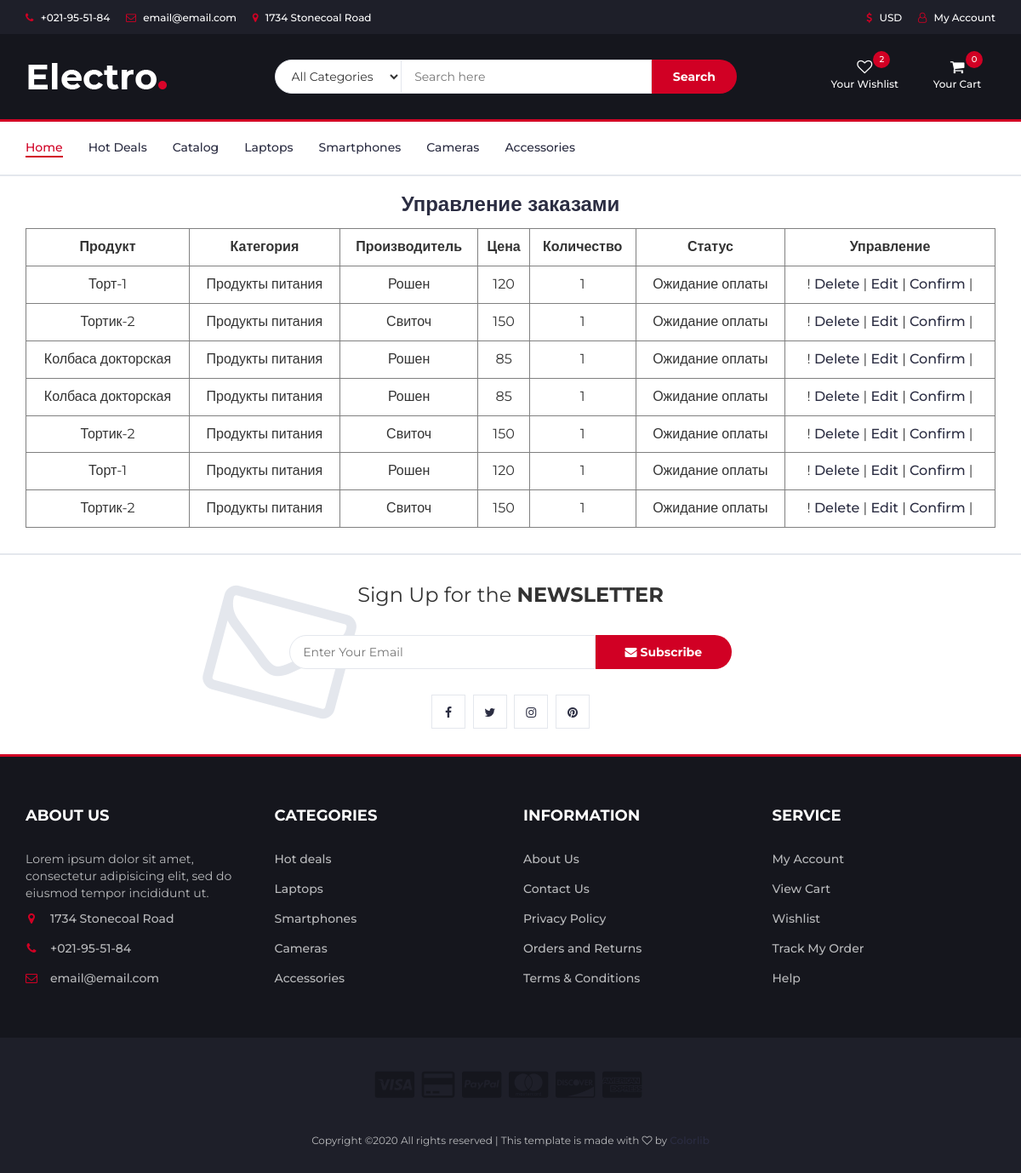
The app's page /basket/ (signed in), older data.
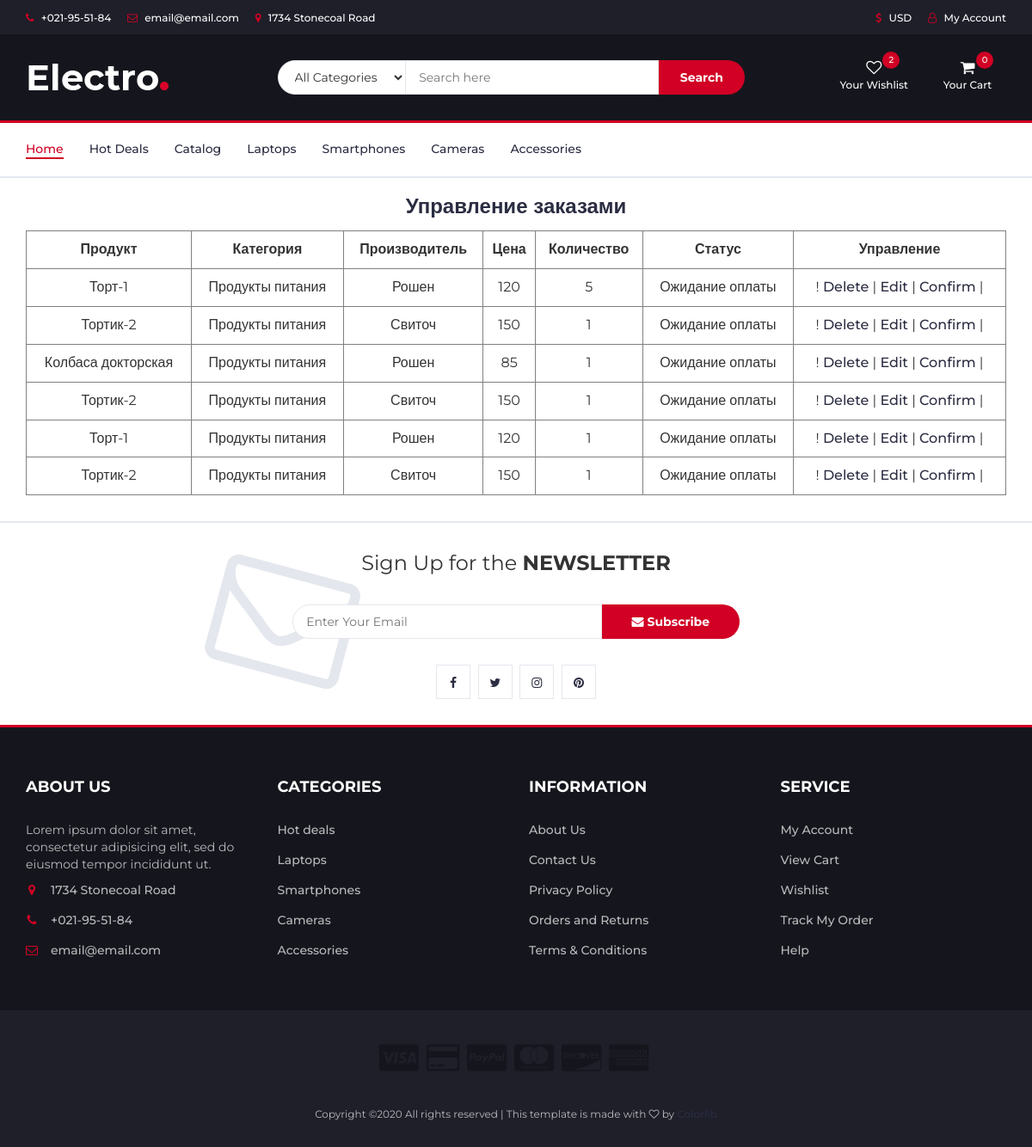
The same page, newer data.
### basket/models.py (models this page shows)
class Order(models.Model):
    count = models.PositiveIntegerField()
    status = models.ForeignKey(Status, on_delete=models.CASCADE)
    product = models.ForeignKey(Product, on_delete=models.CASCADE)
    user = models.ForeignKey(User, on_delete=models.CASCADE)

class Status(models.Model):
    name = models.CharField(max_length=255)

### catalog/models.py (models this page shows)
class Product(models.Model):
    name = models.CharField(max_length=255)
    price = models.PositiveIntegerField()
    count = models.PositiveIntegerField()
    description = models.TextField(max_length=512)
    photo = models.FileField(upload_to='goods_photo/')
    producer = models.ForeignKey(Producer, on_delete=models.CASCADE)
    category = models.ForeignKey(Category, on_delete=models.CASCADE)

class Category(models.Model):
    name = models.CharField(max_length=255)

class Producer(models.Model):
    name = models.CharField(max_length=255)

### basket/views.py (the view)
# urls.py: path('', index),
def index(request):
    uid = request.user.id
    orders = Order.objects.filter(user_id=uid)
    data = dict()
    data['orders'] = orders
    return render(request, 'basket/index.html', context=data)

### templates/basket/index.html (shortened to what this page needs)
{% extends 'layouts/base.html' %}
{% block content %}
    {% load static %}
    <link rel="stylesheet" href="{% static 'css/basket.css' %}">
    <div id="basket" class="container">
        <h3>Управление заказами</h3>
        <table border="1">
            <tr>
                <th>Продукт</th>
                <th>Категория</th>
                <th>Производитель</th>
                <th>Цена</th>
                <th>Количество</th>
                <th>Статус</th>
                <th>Управление</th>
            </tr>
            {% for order in orders %}
                <tr>
                    <td>{{ order.product.name }}</td>
                    <td>{{ order.product.category.name }}</td>
                    <td>{{ order.product.producer.name }}</td>
                    <td>{{ order.product.price }}</td>
                    <td>{{ order.count }}</td>
                    <td>{{ order.status.name }}</td>
                    <td>
                        !
                        <a href="/basket/delete/{{ order.id }}">Delete</a>
                        |
                        <a href="/basket/edit/{{ order.id }}">Edit</a>
                        |
                        <a href="/basket/confirm/{{ order.id }}">Confirm</a>
                        |
                    </td>
                </tr>
            {% endfor %}
        </table>
    </div>
{% endblock content %}

Row changes from the older to the newer data that the page shows:
removed Order: product.name "Колбаса докторская", product.category.name "Продукты питания", product.producer.name "Рошен", product.price "85", count "1", status.name "Ожидание оплаты"
changed Order (number 1 of 6 on the later page): count "1" → "5"
